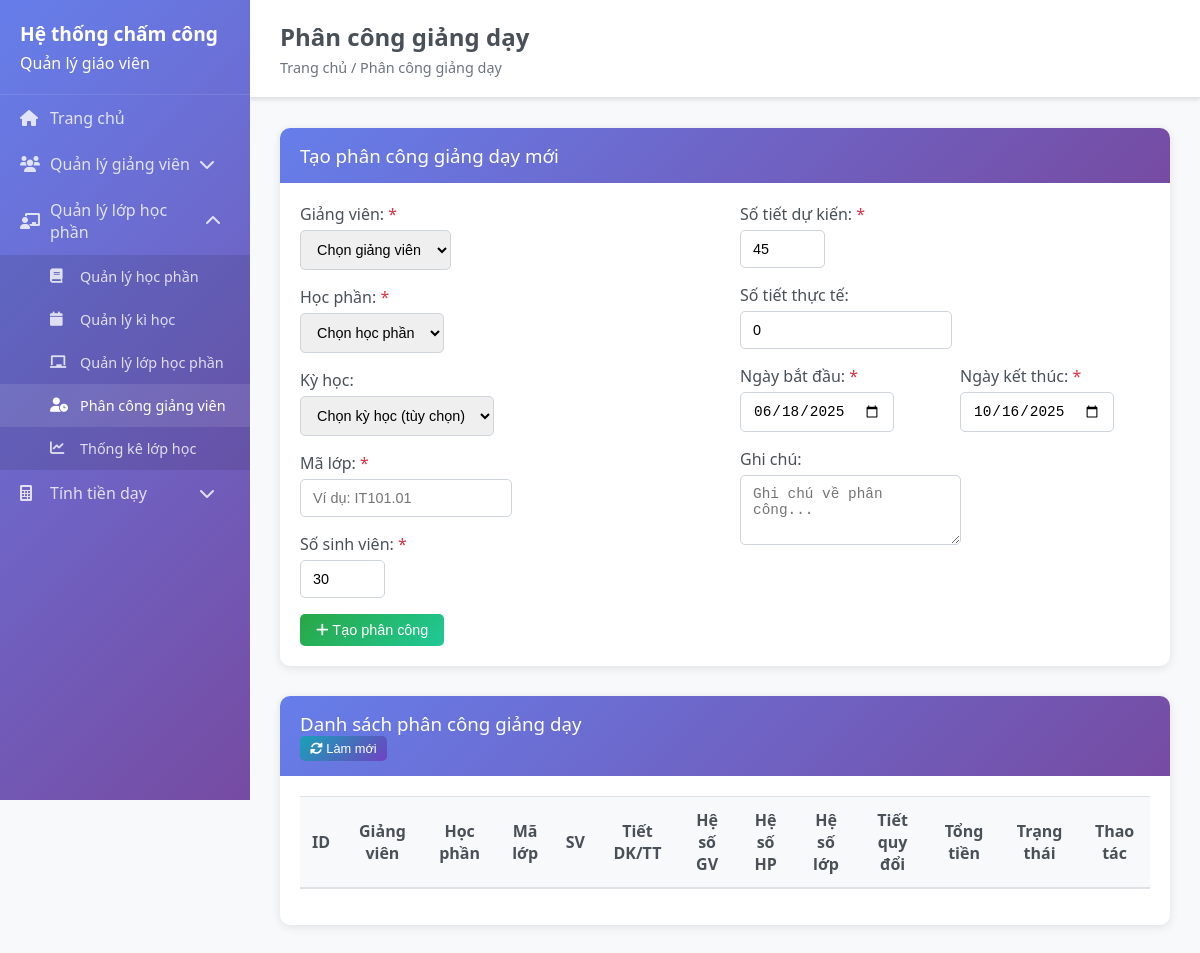
The page /teaching-assignments on the database as committed earlier.
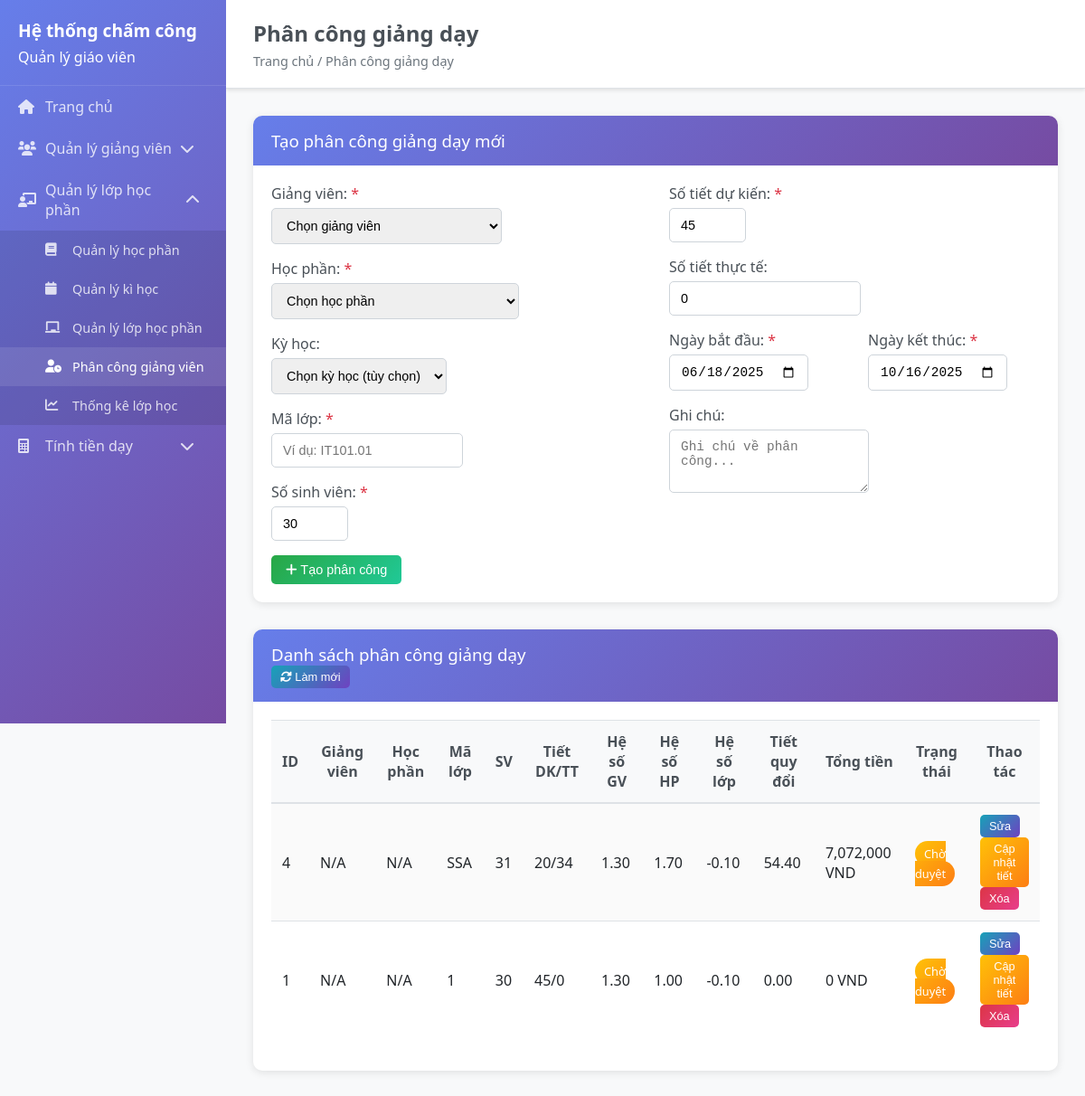
The same page on the database as committed later.
### backend/models/teaching_assignment.py (models this page shows, shortened)
class TeachingAssignment(BaseModel):
    __tablename__ = 'teaching_assignments'
    teacher_id = db.Column(db.Integer, nullable=False)
    subject_id = db.Column(db.Integer, nullable=False)
    semester_id = db.Column(db.Integer, nullable=True)
    class_code = db.Column(db.String(50), nullable=False)
    class_student_count = db.Column(db.Integer, default=0)
    planned_hours = db.Column(db.Integer, nullable=False)
    actual_hours = db.Column(db.Integer, default=0)
    theory_hours = db.Column(db.Integer, default=0)
    practice_hours = db.Column(db.Integer, default=0)
    teacher_coefficient_override = db.Column(db.Numeric(3, 2), nullable=True)
    subject_coefficient_override = db.Column(db.Numeric(3, 2), nullable=True)
    hourly_rate_override = db.Column(db.Numeric(10, 2), nullable=True)
    adjusted_hours = db.Column(db.Numeric(8, 2), default=0)
    total_amount = db.Column(db.Numeric(12, 2), default=0)
    start_date = db.Column(db.Date, nullable=False)
    end_date = db.Column(db.Date, nullable=False)
    status = db.Column(db.String(20), default='assigned')
    notes = db.Column(db.Text)
    is_approved = db.Column(db.Boolean, default=False)
    approved_by = db.Column(db.Integer, nullable=True)
    approved_at = db.Column(db.DateTime)
    @property
    def effective_teacher_coefficient(self):
        if self.teacher_coefficient_override:
            return float(self.teacher_coefficient_override)
        try:
            from models.teacher import Teacher
            teacher = Teacher.query.get(self.teacher_id)
            if teacher:
                return teacher.effective_teacher_coefficient
        except:
            pass
        return 1.3
    @property
    def effective_subject_coefficient(self):
        if self.subject_coefficient_override:
            return float(self.subject_coefficient_override)
        try:
            from models.subject import Subject
            subject = Subject.query.get(self.subject_id)
            if subject:
                return float(subject.subject_coefficient) if subject.subject_coefficient else 1.0
        except:
            pass
        return 1.0
    @property
    def effective_hourly_rate(self):
        if self.hourly_rate_override:
            return float(self.hourly_rate_override)
        try:
            from models.teacher import Teacher
            teacher = Teacher.query.get(self.teacher_id)
            if teacher:
                return float(teacher.hourly_rate) if teacher.hourly_rate else 100000
        except:
            pass
        return 100000
    @property
    def class_coefficient(self):
        if self.class_student_count < 20:
            return -0.3
        elif self.class_student_count <= 29:
            return -0.2
        elif self.class_student_count <= 39:
            return -0.1
        elif self.class_student_count <= 49:
            return 0.0
        elif self.class_student_count <= 59:
            return 0.1
        elif self.class_student_count <= 69:
            return 0.2
        elif self.class_student_count <= 79:
            return 0.3
        else:
            return 0.4
    @property
    def calculated_adjusted_hours(self):
        return self.actual_hours * (self.effective_subject_coefficient + self.class_coefficient)
    @property
    def calculated_amount(self):
        return self.calculated_adjusted_hours * self.effective_teacher_coefficient * self.effective_hourly_rate

### backend/models/teacher.py (models this page shows, shortened)
class Teacher(BaseModel):
    __tablename__ = 'teachers'
    employee_code = db.Column(db.String(20), unique=True, nullable=True)
    name = db.Column(db.String(100), nullable=False)
    phone = db.Column(db.String(15), nullable=True)
    email = db.Column(db.String(100), unique=True, nullable=True)
    department = db.Column(db.String(100), nullable=True)
    degree_level = db.Column(db.String(20), default='dai_hoc')
    birth_date = db.Column(db.Date, nullable=True)
    department_id = db.Column(db.Integer, db.ForeignKey('departments.id'), nullable=True, default=1)
    degree_id = db.Column(db.Integer, db.ForeignKey('degrees.id'), nullable=True, default=1)
    position = db.Column(db.String(100), nullable=True)
    qualifications = db.Column(db.String(200), nullable=True)
    academic_rank = db.Column(db.String(50), nullable=True)
    employee_type = db.Column(db.String(20), default='lecturer')
    base_salary = db.Column(db.Numeric(12, 2), default=0)
    hourly_rate = db.Column(db.Numeric(10, 2), default=100000)
    teacher_coefficient = db.Column(db.Numeric(3, 2), default=1.3)
    teacher_coefficient_override = db.Column(db.Numeric(3, 2), nullable=True)
    is_active = db.Column(db.Boolean, default=True)
    hire_date = db.Column(db.DateTime, nullable=True)
    @property
    def effective_teacher_coefficient(self):
        if self.teacher_coefficient_override:
            return float(self.teacher_coefficient_override)
        elif self.teacher_coefficient:
            return float(self.teacher_coefficient)
        else:
            return 1.3
    @property
    def age(self):
        if self.birth_date:
            today = datetime.now().date()
            return today.year - self.birth_date.year - ((today.month, today.day) < (self.birth_date.month, self.birth_date.day))
        return None
    def get_department_info(self):
        if self.department_id:
            try:
                from models.Department import Department
                return Department.query.get(self.department_id)
            except:
                return None
        return None
    def get_degree_info(self):
        if self.degree_id:
            try:
                from models.degree import Degree
                return Degree.query.get(self.degree_id)
            except:
                return None
        return None
    def to_dict(self):
        base_dict = super().to_dict()
        try:
            dept_info = self.get_department_info()
            degree_info = self.get_degree_info()
        except:
            dept_info = None
            degree_info = None
        return {
            **base_dict,
            'employee_code': self.employee_code,
            'name': self.name,
            'birth_date': self.birth_date.isoformat() if self.birth_date else None,
            'phone': self.phone,
            'email': self.email,
            'department': self.department,
            'department_id': self.department_id,
            'degree_id': self.degree_id,
            'degree_level': self.degree_level,
            'position': self.position,
            'qualifications': self.qualifications,
            'academic_rank': self.academic_rank,
            'employee_type': self.employee_type,
            'base_salary': float(self.base_salary) if self.base_salary else 0,
            'hourly_rate': float(self.hourly_rate) if self.hourly_rate else 0,
            'teacher_coefficient': float(self.teacher_coefficient) if self.teacher_coefficient else 1.3,
            'effective_teacher_coefficient': self.effective_teacher_coefficient,
            'is_active': self.is_active,
            'age': self.age,
            'department_name': dept_info.name if dept_info else (self.department or 'N/A'),
            'department_abbreviation': dept_info.abbreviation if dept_info else 'N/A',
            'degree_name': degree_info.name if degree_info else 'N/A',
            'degree_abbreviation': degree_info.abbreviation if degree_info else 'N/A'
        }

### backend/models/subject.py (models this page shows, shortened)
class Subject(BaseModel):
    __tablename__ = 'subjects'
    code = db.Column(db.String(20), unique=True, nullable=True)
    name = db.Column(db.String(100), nullable=False)
    credits = db.Column(db.Integer, default=3)
    department_id = db.Column(db.Integer, db.ForeignKey('departments.id'), nullable=True, default=1)
    theory_hours = db.Column(db.Integer, default=0)
    practice_hours = db.Column(db.Integer, default=0)
    total_hours = db.Column(db.Integer, default=0)
    subject_coefficient = db.Column(db.Numeric(3, 2), default=1.0)
    difficulty_level = db.Column(db.String(20), default='normal')
    description = db.Column(db.Text, nullable=True)
    prerequisites = db.Column(db.Text, nullable=True)
    department = db.Column(db.String(100), nullable=True)
    student_count = db.Column(db.Integer, default=0)
    is_active = db.Column(db.Boolean, default=True)
    department_ref = db.relationship('Department', foreign_keys=[department_id], backref='subjects')

### backend/app.py (the view)
@app.route('/teaching-assignments')
def teaching_assignments():
    try:
        teaching_assignments_list = []
        if 'TeachingAssignment' in globals():
            teaching_assignments_list = TeachingAssignment.query.order_by(TeachingAssignment.created_at.desc()).all()
        else:
            print("TeachingAssignment model not available")
        teachers_query = Teacher.query.filter_by(is_active=True)
        teachers_list = []
        for teacher in teachers_query:
            try:
                teacher.to_dict()  # Test if this works
                teachers_list.append(teacher)
            except Exception:
                if hasattr(teacher, 'degree_level') and teacher.degree_level not in ['dai_hoc', 'thac_si', 'tien_si', 'pho_giao_su', 'giao_su']:
                    teacher.degree_level = 'dai_hoc'
                    teacher.save()
                teachers_list.append(teacher)
        subjects_list = Subject.query.filter_by(is_active=True).all()
        semesters_list = Semester.query.filter_by(is_active=True).all()
        return render_template('teaching_assignments.html',
                             teaching_assignments=teaching_assignments_list,
                             teachers=teachers_list,
                             subjects=subjects_list,
                             semesters=semesters_list)
    except Exception as e:
        print(f"Error in teaching assignments route: {e}")
        import traceback
        traceback.print_exc()
        return render_template('teaching_assignments.html',
                             teaching_assignments=[],
                             teachers=[],
                             subjects=[],
                             semesters=[])

### backend/models/base.py (called while the page is built)
    def to_dict(self):
        return {
            'id': self.id,
            'created_at': self.created_at.isoformat() if self.created_at else None,
            'updated_at': self.updated_at.isoformat() if self.updated_at else None
        }

### frontend/templates/teaching_assignments.html (shortened to what the changed rows need)
{% extends "base.html" %}
{% block page_title %}Phân công giảng dạy{% endblock %}
{% block content %}
<div class="card">
    <div class="card-body">
        <div class="table-responsive">
            <table class="table table-striped" id="teaching-assignments-table">
                <thead>
                    <tr>
                        <th>ID</th>
                        <th>Giảng viên</th>
                        <th>Học phần</th>
                        <th>Mã lớp</th>
                        <th>SV</th>
                        <th>Tiết DK/TT</th>
                        <th>Hệ số GV</th>
                        <th>Hệ số HP</th>
                        <th>Hệ số lớp</th>
                        <th>Tiết quy đổi</th>
                        <th>Tổng tiền</th>
                        <th>Trạng thái</th>
                        <th>Thao tác</th>
                    </tr>
                </thead>
                <tbody id="teaching-assignments-tbody">
                    {% for assignment in teaching_assignments %}
                    <tr data-assignment-id="{{ assignment.id }}">
                        <td>{{ assignment.id }}</td>
                        <td>{{ assignment.teacher.name if assignment.teacher else 'N/A' }}</td>
                        <td>{{ assignment.subject.name if assignment.subject else 'N/A' }}</td>
                        <td>{{ assignment.class_code }}</td>
                        <td>{{ assignment.class_student_count }}</td>
                        <td>{{ assignment.planned_hours }}/{{ assignment.actual_hours }}</td>
                        <td>{{ "%.2f"|format(assignment.effective_teacher_coefficient) }}</td>
                        <td>{{ "%.2f"|format(assignment.effective_subject_coefficient) }}</td>
                        <td>{{ "%.2f"|format(assignment.class_coefficient) }}</td>
                        <td>{{ "%.2f"|format(assignment.calculated_adjusted_hours) }}</td>
                        <td>{{ "{:,.0f}".format(assignment.calculated_amount) }} VND</td>
                        <td>
                            <span class="badge badge-{{ 'success' if assignment.is_approved else 'warning' }}">
                                {{ 'Đã duyệt' if assignment.is_approved else 'Chờ duyệt' }}
                            </span>
                        </td>
                        <td>
                            <button class="btn btn-sm btn-info" onclick="editAssignment({{ assignment.id }})">Sửa</button>
                            <button class="btn btn-sm btn-warning" onclick="updateHours({{ assignment.id }})">Cập nhật tiết</button>
                            <button class="btn btn-sm btn-danger" onclick="deleteAssignment({{ assignment.id }})">Xóa</button>
                        </td>
                    </tr>
                    {% endfor %}
                </tbody>
            </table>
        </div>
    </div>
</div>
{% endblock %}

Rows that differ between the two databases and show on the page:
added TeachingAssignment: id "4", teacher "N/A", subject "N/A", class_code "SSA", class_student_count "31", planned_hours "20", actual_hours "34", effective_teacher_coefficient "1.30", effective_subject_coefficient "1.70", class_coefficient "-0.10", calculated_adjusted_hours "54.40", calculated_amount "7,072,000", is_approved "Chờ duyệt"
now on this page (row edited): TeachingAssignment: id "1", teacher "N/A", subject "N/A", class_code "1", class_student_count "30", planned_hours "45", actual_hours "0", effective_teacher_coefficient "1.30", effective_subject_coefficient "1.00", class_coefficient "-0.10", calculated_adjusted_hours "0.00", calculated_amount "0", is_approved "Chờ duyệt"
